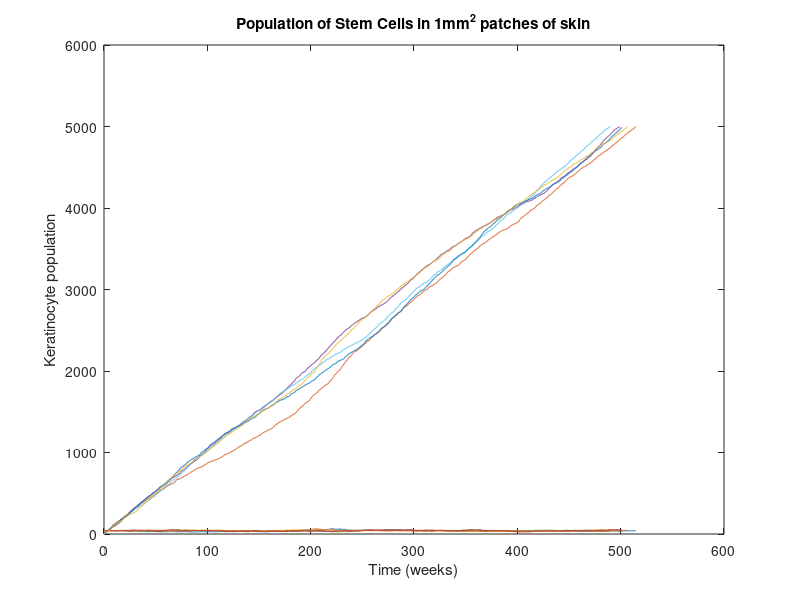

The MATLAB source for this figure:
divRate = 0.25; %(cell week-1)
probSym = 0.22; 
ProbProlif = 0.5; %this is the parameter to change
eqmStemDensity = 40;
prolifRateCoeff = divRate * probSym * ProbProlif; % divRate * 1/2 * probSym = probProlif
diffRateCoeff = prolifRateCoeff / eqmStemDensity;  % parameter fit by using equilibrium cell density of 40 per mm^2 (0.0275/40)
asymRate=(divRate*(1-probSym)); % rate of asymmetric division
X = [40, 0]; % stem cell = index 1, keratinocyte = index 2
runs = 5;
N=5000; %number of jumps
extinctArray = zeros(runs,1);  % array to contain extinction time

for k=1:runs
    t=zeros(N,1);  % array containing time
    dt=zeros(N,1); % array containing time intervals
    z=zeros(N,2);  % state variable array (contains population)
    z(1,:)= X;     % initial values input into first array of state variable array
    for i=2:N
        if z(i-1,1) == 0
            fprintf("Extincition occurred at %d\n", t(i-1));
            extinctArray(k) = t(i-1);
            break
        else
        x=z(i-1,:); % set pop of stem/diff cells as previous size size
        rates=[prolifRateCoeff*x(1) asymRate*x(1) diffRateCoeff*x(1)*x(1)]; %set birth and death rates based on current pop
        R=[1,0; 0,1; -1,2]; % set change in pop size for each of the two rates
        lam=sum(rates); % calculate the total rate. Parameter of expo. dist. used to determine next event is the total rate of all possible events
        dt(i-1)= -log(rand)/lam; %set time interval based on the exponenetial distribution
        t(i)=t(i-1)+dt(i-1); %update time array
        rates=rates/lam; %normalise the rates
        reac=1+sum(rand>cumsum(rates)); %determine which event occured based on normalised rates
        z(i,2)=z(i-1,2)+R(reac,2)'; %update pop size based on event that occured
        z(i,1)=z(i-1,1)+R(reac,1)'; %update pop size based on event that occured
        end
    end
    plot(t, z);
    title('Population of Stem Cells in 1mm^2 patches of skin')
    xlabel('Time (weeks)')
    ylabel('Keratinocyte population')
    hold on
end


